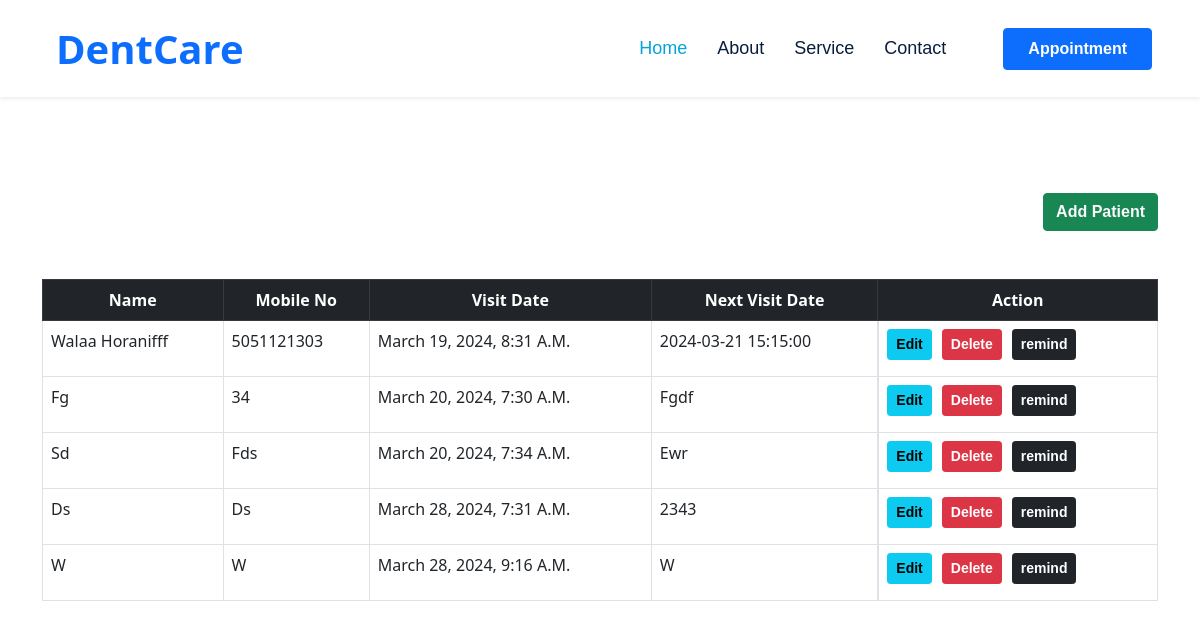
The page /all_patients on the database as committed earlier.
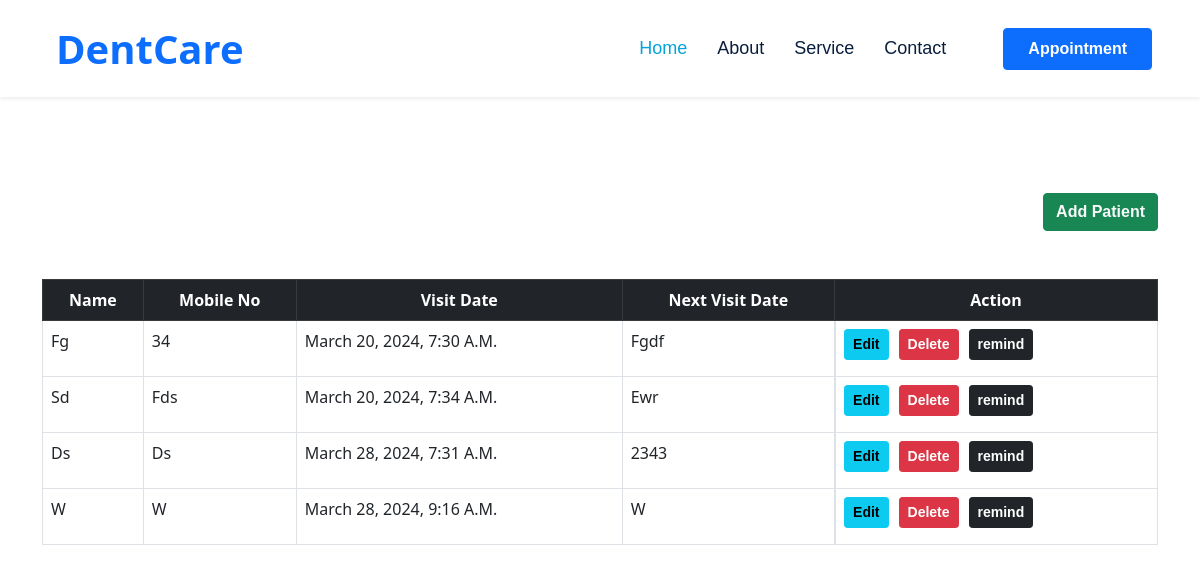
The same page on the database as committed later.
### main/models.py (models this page shows, shortened)
class Patient(models.Model):
    full_name = models.CharField(max_length=100)
    email = models.CharField(max_length=100)
    mobile_no = models.CharField(max_length=100)
    address = models.TextField()
    detail = models.TextField()
    visit_date = models.DateTimeField(auto_now_add=True)
    next_visit_date = models.CharField(max_length=100)

### main/views.py (the view)
# urls.py: path('all_patients',views.all_patients, name ='all_patients'),
def all_patients(request):
    data = Patient.objects.all()
    if "q" in request.GET:
        q = request.GET['q']
        data = Patient.objects.filter(Q(full_name__icontains=q) | Q(mobile_no__icontains=q))
    return render(request,'all_patients.html',{'data':data, })

### main/templates/all_patients.html (shortened to what this page needs)
{%include 'main.html'%}
{%block content%}
<div class="container ">
<div class="d-block">
  <h3 class="float-end btn btn-success mt-5 mb-5"><a class=" text-light" href="{%url 'add_patient' %}"> add patient</a></h3>
</div>
        <div class="table-responsive w-100">
          <table class="table table-bordered">
              <thead class="table-dark">
                  <tr class="text-center">
                      <th scope="col">Name</th>
                      <th scope="col">Mobile No</th>
                      <th scope="col">Visit Date</th>
                      <th scope="col">Next Visit Date</th>
                      <th class="text-center" scope="col">Action</th>
                  </tr>
              </thead>
              <tbody>
                  {% if data %}
                  {% for patient in data %}
                  <tr>
                      <td >{{ patient.full_name }}</td>
                      <td >{{ patient.mobile_no }}</td>
                      <td >{{ patient.visit_date }}</td>
                      <td >{{ patient.next_visit_date }}</td>
                      <td class="text-center d-flex buttons">
                          <a href="{% url 'update_patient' patient.id %}" class="btn btn-info btn-sm mb-2 ">Edit</a>
                          <a onclick="return confirm('are you sure you want to delete it ?')"  href="/delete_patient/{{patient.id}}"  class="btn btn-danger btn-sm mb-2">Delete</a>
                          <form method="POST" action="/sendEmail/{{patient.id}}">
                            <button  class="btn btn-dark btn-sm" type="submit">remind</button>
                          </form>
                        </td>
                  </tr>
                  {% endfor %}
                  {% endif %}
              </tbody>
          </table>
      </div>
</div>
{%endblock%}

Rows that differ between the two databases and show on the page:
removed Patient: full_name "Walaa Horanifff", mobile_no "5051121303", visit_date "March 19, 2024, 8:31 A.m.", next_visit_date "2024-03-21 15:15:00"
